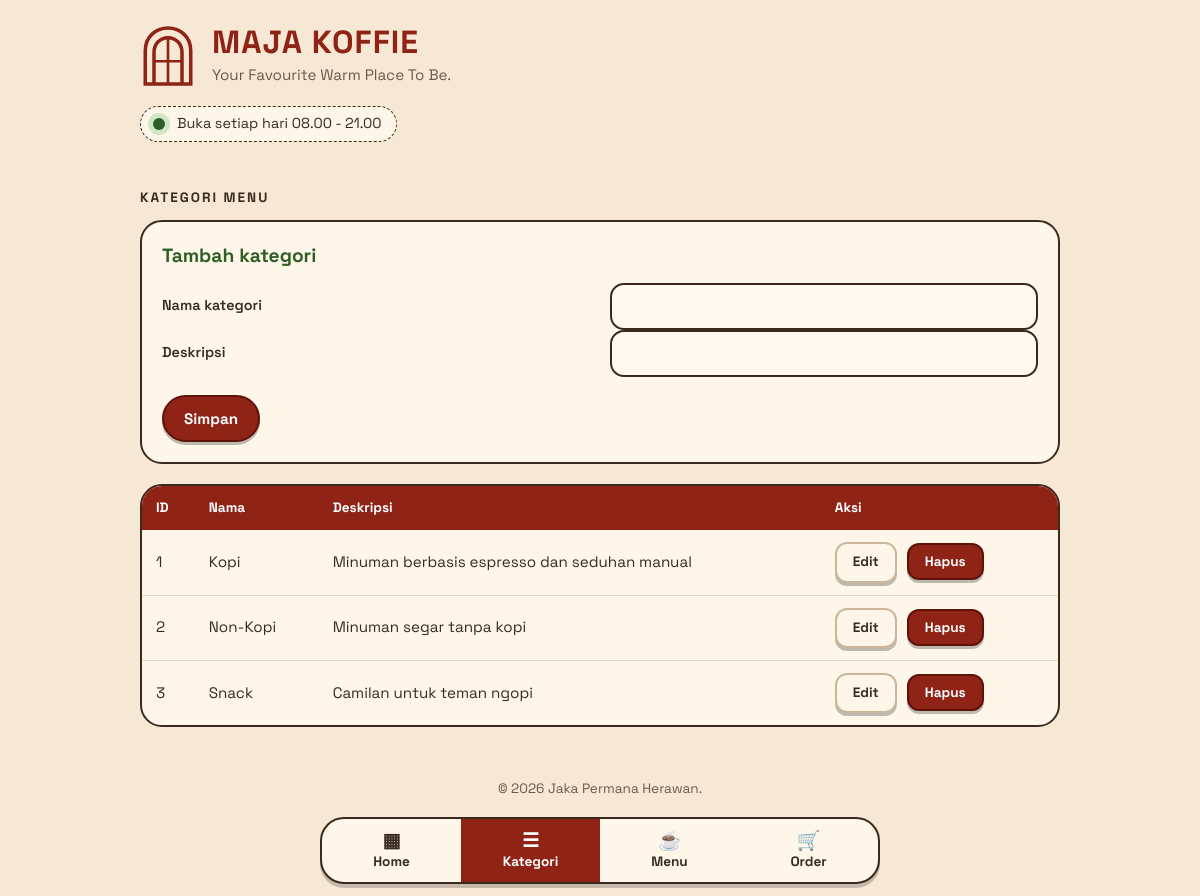
The app's page /index.php?page=categories with its own data.
### tables this page shows
CREATE TABLE categories (
    id INT AUTO_INCREMENT PRIMARY KEY,    
    name VARCHAR(100) NOT NULL,           
    description VARCHAR(255)              
);

### index.php (called while the page is built, shortened)
<?php
require_once 'class/Category.php';
function e($value)
{
    return htmlspecialchars((string) $value, ENT_QUOTES, 'UTF-8');
}
$page = isset($_GET['page']) ? $_GET['page'] : 'home';
include 'view/header.php';
include 'view/' . $page . '.php';
include 'view/footer.php';

### class/Category.php (called while the page is built, shortened)
<?php
require_once __DIR__ . '/../config/db.php';
class Category
{
    private $db;
    public function __construct()
    {
        $database = new Database();
        $this->db = $database->connect();
    }
    public function getAll()
    {
        $stmt = $this->db->prepare("SELECT * FROM categories ORDER BY id ASC");
        $stmt->execute();
        return $stmt->fetchAll();
    }
}

### config/db.php (called while the page is built, shortened)
<?php
class Database
{
    private $host = "localhost";
    private $db_name = "db_cafe";
    private $username = "root";
    private $password = "";
    public function connect()
    {
        $this->conn = null;
        try {
            $this->conn = new PDO(
                "mysql:host=$this->host;dbname=$this->db_name;charset=utf8mb4",
                $this->username,
                $this->password
            );
            $this->conn->setAttribute(PDO::ATTR_ERRMODE, PDO::ERRMODE_EXCEPTION);
            $this->conn->setAttribute(PDO::ATTR_DEFAULT_FETCH_MODE, PDO::FETCH_ASSOC);
        } catch (PDOException $e) {
            die("Koneksi database gagal: " . $e->getMessage());
        }
        return $this->conn;
    }
}

### view/categories.php (the view, shortened to what this page needs)
<?php
$categoryObj = new Category();
$editData = null;
$categories = $categoryObj->getAll();
?>
<h3 class="section-label">KATEGORI MENU</h3>
<section class="card form-card">
    <h4><?= $editData ? 'Ubah kategori' : 'Tambah kategori' ?></h4>
    <form method="post" action="index.php?page=categories">
        <label for="name">Nama kategori</label>
        <input type="text" id="name" name="name" maxlength="100" required value="<?= $editData ? e($editData['name']) : '' ?>">
        <label for="description">Deskripsi</label>
        <input type="text" id="description" name="description" maxlength="255" value="<?= $editData ? e($editData['description']) : '' ?>">
        <div class="form-actions">
            <button type="submit" name="save" class="btn">Simpan</button>
        </div>
    </form>
</section>
<section class="card table-card">
    <div class="table-wrap">
        <table>
            <thead>
                <tr><th>ID</th><th>Nama</th><th>Deskripsi</th><th>Aksi</th></tr>
            </thead>
            <tbody>
                <?php foreach ($categories as $row): ?>
                    <tr>
                        <td data-label="ID"><?= e($row['id']) ?></td>
                        <td data-label="Nama"><?= e($row['name']) ?></td>
                        <td data-label="Deskripsi"><?= e($row['description']) ?></td>
                        <td data-label="Aksi" class="actions">
                            <a class="btn btn-small btn-cream" href="index.php?page=categories&edit=<?= e($row['id']) ?>">Edit</a>
                            <form method="post" action="index.php?page=categories" onsubmit="return confirm('Hapus kategori ini?')">
                                <button type="submit" name="delete" class="btn btn-small">Hapus</button>
                            </form>
                        </td>
                    </tr>
                <?php endforeach; ?>
            </tbody>
        </table>
    </div>
</section>

### style.css (style rules this page uses)
:root { --cream: #f7e8d6; --card: #fdf6e9; --red: #8e2316; --green: #2f5f26; --ink: #3a2a1e; --muted: #6b5a4c; }
* { box-sizing: border-box; }
body { display: flex; flex-direction: column; min-height: 100vh; margin: 0; background: var(--cream); color: var(--ink); font-family: 'Space Grotesk', Arial, sans-serif; font-size: 16px; line-height: 1.5; }
.btn { display: inline-block; padding: 12px 20px; background: var(--red); color: #fff; border: 2px solid #5e1309; border-radius: 999px; font-family: inherit; font-size: 0.95rem; font-weight: 700; text-decoration: none; cursor: pointer; box-shadow: 0 3px 0 rgba(0,0,0,.25); }
.btn-cream { background: var(--card); color: var(--ink); border-color: #cdb79c; }
.btn-small { padding: 8px 16px; border-radius: 12px; font-size: 0.85rem; }
.section-label { margin: 28px 0 12px; font-size: 0.85rem; letter-spacing: 2px; color: var(--ink); }
.card { background: var(--card); border: 2px solid var(--ink); border-radius: 22px; margin-bottom: 20px; overflow: hidden; }
.form-card { padding: 20px; }
.form-card h4 { margin: 0 0 12px; color: var(--green); font-size: 1.2rem; }
label { display: block; margin: 12px 0 4px; font-size: 0.9rem; font-weight: 600; }
input[type="text"], input[type="number"], select { width: 100%; padding: 11px 14px; background: #fff9ef; border: 2px solid var(--ink); border-radius: 14px; font-family: inherit; font-size: 1rem; color: var(--ink); }
.form-actions { display: flex; gap: 10px; margin-top: 18px; }
.table-wrap { overflow-x: auto; }
table { width: 100%; border-collapse: collapse; }
th { background: var(--red); color: #fff; text-align: left; padding: 12px 14px; font-size: 0.85rem; white-space: nowrap; }
td { padding: 12px 14px; border-bottom: 1.5px solid #e6d5bf; vertical-align: middle; font-size: 0.95rem; }
tr:last-child td { border-bottom: 0; }
.actions { white-space: nowrap; }
.actions form, .actions a { display: inline-block; margin-right: 6px; }
@media (min-width: 900px) { .form-card form { display: grid; grid-template-columns: 1fr 1fr; column-gap: 20px; } }
@media (min-width: 900px) { .form-card .form-actions { grid-column: 1 / -1; } }

### records on screen
categories: id "1", name "Kopi", description "Minuman berbasis espresso dan seduhan manual"
categories: id "2", name "Non-Kopi", description "Minuman segar tanpa kopi"
categories: id "3", name "Snack", description "Camilan untuk teman ngopi"
